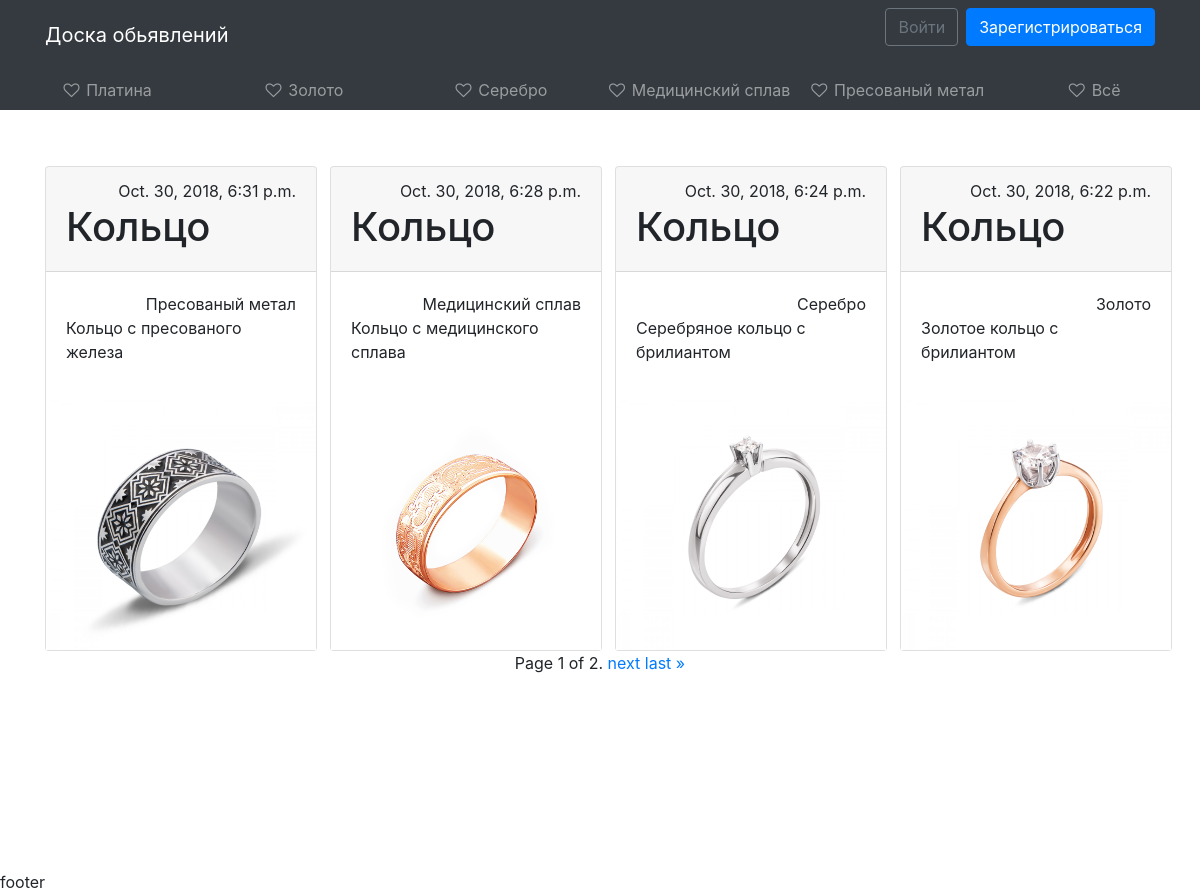
/all/, run on an earlier commit of the app's database.
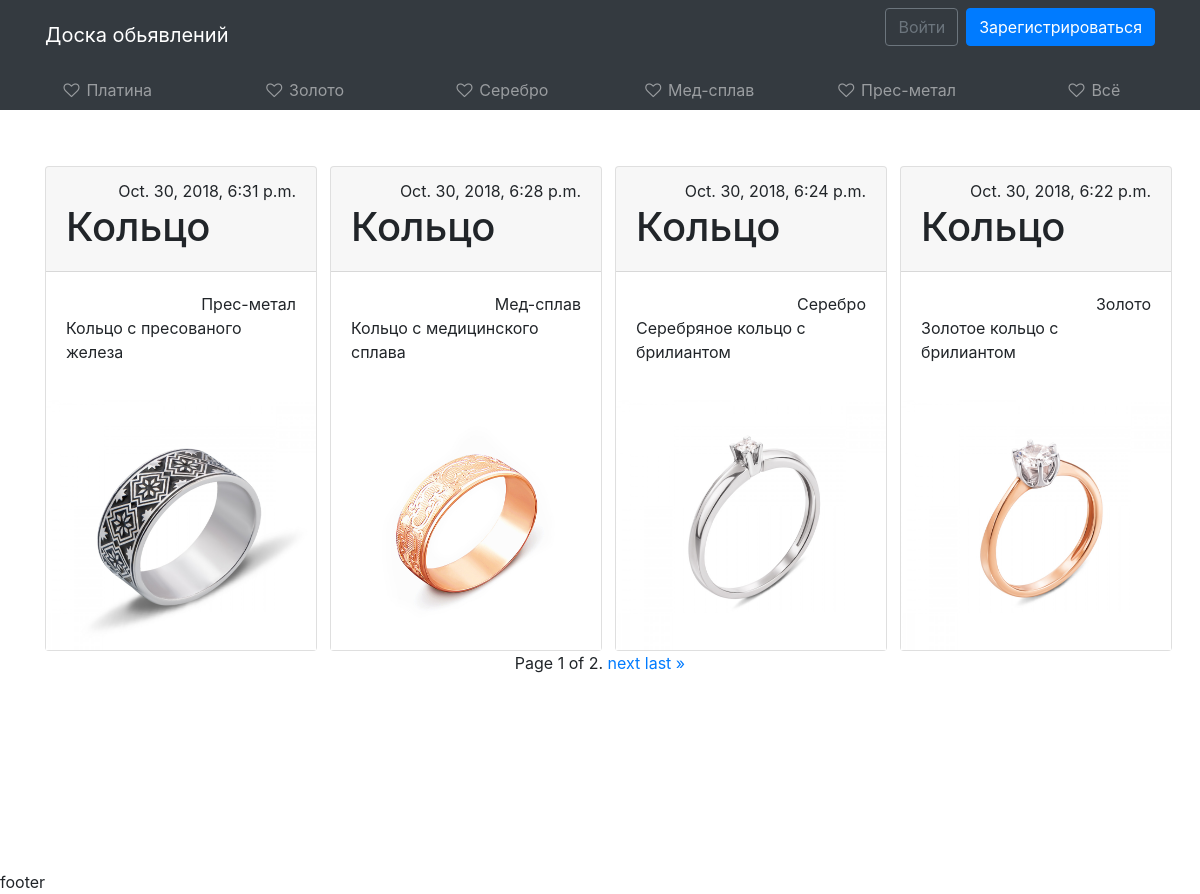
And on a later commit of the database.
### core/models.py (models this page shows, shortened)
class Category(models.Model):
    category_name = models.CharField(max_length = 20, blank=False, verbose_name=u'category name')

class Product(models.Model):
    DELETED = 0
    TO_MODERETION = 1
    ACTIVE = 2
    MODERATING = (
        (DELETED, 'Deleted'),
        (TO_MODERETION, 'To moderation'),
        (ACTIVE, 'Active')
    )
    STANDART = 0
    VIP = 1
    TO_VIP = (
        (STANDART, 'Standart'),
        (VIP, 'VIP')
    )
    VIP_MODER = (
        (STANDART, 'OK'),
        (VIP, 'Want VIP')
    )
    product_user = models.ForeignKey(User, on_delete=models.CASCADE, verbose_name=u'user', default='')
    product_category = models.ForeignKey('Category', on_delete=models.DO_NOTHING, verbose_name=u'category', related_name='product')
    product_name = models.CharField(max_length=20, blank=False, verbose_name=u'name')
    product_image = models.ImageField(verbose_name=u'foto', default='images/No-image.jpg')
    product_info = models.TextField(verbose_name=u'info')
    product_price = models.PositiveIntegerField(verbose_name=u'price')
    product_status = models.IntegerField(choices=MODERATING, default=TO_MODERETION, verbose_name=u'status')
    product_vip = models.IntegerField(choices=TO_VIP, default=STANDART, verbose_name=u'VIP status')
    product_vip_moderation = models.IntegerField(choices=VIP_MODER, default=STANDART, verbose_name=u'VIP moderation')
    product_datatime_creation = models.DateTimeField(verbose_name=u'Created', auto_now_add=True)

### core/views.py (the view)
# urls.py: path('all/', views.all_list, name='all'),
def all_list(request):
    context = {}
    context['category'] = Category.objects.all()
    paginator = Paginator(Product.objects.order_by('-product_datatime_creation').all(), 4)
    context['product'] = paginator.get_page(request.GET.get('page'))
    return render(request, template_name='core/home.html', context=context)

### templates/core/home.html (shortened to what this page needs)
{% extends 'base.html' %}
{% load staticfiles %}
{% block content %}
<div class="container">
<div class="row">
{% for item in product %}
  <div class="col col-md-6 col-lg-4 col-xl-3 mt-5">
    <div class="card" id="card">
        <div class="card-header">
            <div class="text-right">
                <p1>{{ item.product_datatime_creation }}</p1>
            </div>
        <h1>{{ item.product_name }}</h1>
        </div>
      <div class="card-body">
          <div class="text-right">
              {{ item.product_category.category_name }}
          </div>
          <p>{{ item.product_info }}</p>
      </div>
        <img src="{{ item.product_image.url }}" alt="..." onclick="location.href='{% url 'detail' pid=item.id %}'" height="250">
    </div>
  </div>
{% endfor %}
</div>
</div>
<div class="pagination">
    <span class="step-links">
        <span class="current">
            Page {{ product.number }} of {{ product.paginator.num_pages }}.
        </span>
        {% if product.has_next %}
            <a href="?page={{ product.next_page_number }}">next</a>
            <a href="?page={{ product.paginator.num_pages }}">last &raquo;</a>
        {% endif %}
    </span>
</div>
{% endblock %}

### templates/base.html (shortened to what this page needs)
{% load staticfiles %}
<html lang="en">
<head>
    <link rel="stylesheet" href="https://stackpath.bootstrapcdn.com/bootstrap/4.1.3/css/bootstrap.min.css">
    <link rel="stylesheet" href="https://cdnjs.cloudflare.com/ajax/libs/font-awesome/4.7.0/css/font-awesome.css">
    <link rel="stylesheet" href="{% static '/css/style.css' %}">
</head>
<body>
{% include 'header.html' %}
{% block sidebar %}
<div class="container-fluid h-100">
    <div class="row d-flex flex-row">
        <aside class="col-1 col-md-2 col-lg-12 h-md-100 p-0 bg-dark top">
            <nav class="navbar navbar-expand navbar-dark bg-dark p-0 px-lg-2">
                <div class="collapse navbar-collapse">
                    <ul class="flex-column flex-lg-row navbar-nav w-100 justify-content-center align-items-center align-items-sm-start text-left text-lg-center">
                        {% for item in category %}
                        <li class="nav-item w-100">
                            <a class="nav-link text-truncate" href="{% url 'category' pid=item.id %}"><i class="fa fa-heart-o fa-fw"></i> <span class="d-none d-md-inline">{{ item.category_name }}</span></a>
                        </li>
                        {% endfor %}
                        <li class="nav-item w-100">
                            <a class="nav-link text-truncate" href="{% url 'all' %}"><i class="fa fa-heart-o fa-fw"></i> <span class="d-none d-md-inline">Всё</span></a>
                        </li>
                    </ul>
                </div>
            </nav>
        </aside>
        <main class="col-11 col-md-10 col-lg-12 bg-faded py-2">
            {% endblock %}
            {% block content %}{% endblock %}
        </main>
    </div>
</div>
<div>
    {% include 'footer.html' %}
</div>
</body>
</html>

### templates/header.html (shortened to what this page needs)
{% load staticfiles %}
<nav class="navbar navbar-expand-sm navbar-dark bg-dark">
    <div class="container">
        <a class="navbar-brand" href="{% url 'home' %}">Доска обьявлений</a>
        <div class="collapse navbar-collapse" id="mainMenu">
            {% if user.is_authenticated %}
            <ul class="navbar-nav ml-auto">
                <li class="nav-item dropdown">
                    <a class="nav-link dropdown-toggle" href="#" id="userMenu" data-toggle="dropdown" aria-haspopup="true" aria-expanded="false">
                        {{user.username}}
                    </a>
                    <div class="dropdown-menu dropdown-menu-right" aria-labelledby="userMenu">
                        <a class="dropdown-item" href="{% url 'profile' %}">Мой Профиль</a>
                        <a class="dropdown-item" href="{% url 'change-password' %}">Сменить пароль</a>
                        <div class="dropdown-divider"></div>
                        <a class="dropdown-item" href="{% url 'my_products' %}">Мои обьявления</a>
                        <a class="dropdown-item" href="{% url 'add' %}">Добавить обьявление</a>
                        <div class="dropdown-divider"></div>
                        <a class="dropdown-item" href="{% url 'logout' %}">Выйти</a>
                    </div>
                </li>
            </ul>
            {% else %}
            <form class="form-inline ml-auto">
                <a href="{% url 'sign-in' %}" class="btn btn-outline-secondary">Войти</a>
                <a href="{% url 'sign-up' %}" class="btn btn-primary ml-2">Зарегистрироваться</a>
            </form>
            {% endif %}
        </div>
    </div>
</nav>

### templates/footer.html
{% load staticfiles %}
footer

### static/css/style.css (style rules this page uses)
#card { width: 17rem; }
.pagination { justify-content: center; }

What changed in the data, as far as the page shows it:
changed Category: category_name "Медицинский сплав" → "Мед-сплав"
changed Category: category_name "Пресованый метал" → "Прес-метал"
changed Product "Кольцо с пресованого железа": product_category.category_name "Пресованый метал" → "Прес-метал"
changed Product "Кольцо с медицинского сплава": product_category.category_name "Медицинский сплав" → "Мед-сплав"
